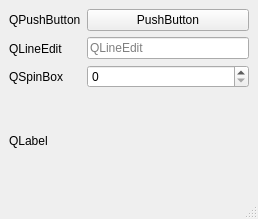
<?xml version="1.0" encoding="UTF-8"?>
<ui version="4.0">
 <class>MainWindow</class>
 <widget class="QMainWindow" name="MainWindow">
  <property name="geometry">
   <rect>
    <x>0</x>
    <y>0</y>
    <width>258</width>
    <height>219</height>
   </rect>
  </property>
  <property name="windowTitle">
   <string>MainWindow</string>
  </property>
  <widget class="QWidget" name="centralwidget">
   <layout class="QVBoxLayout" name="verticalLayout_4">
    <item>
     <layout class="QVBoxLayout" name="verticalLayout_3">
      <item>
       <layout class="QHBoxLayout" name="horizontalLayout">
        <item>
         <layout class="QVBoxLayout" name="verticalLayout_2">
          <item>
           <widget class="QLabel" name="label">
            <property name="text">
             <string>QPushButton</string>
            </property>
           </widget>
          </item>
          <item>
           <widget class="QLabel" name="label_2">
            <property name="text">
             <string>QLineEdit</string>
            </property>
           </widget>
          </item>
          <item>
           <widget class="QLabel" name="label_3">
            <property name="text">
             <string>QSpinBox</string>
            </property>
           </widget>
          </item>
         </layout>
        </item>
        <item>
         <layout class="QVBoxLayout" name="verticalLayout">
          <item>
           <widget class="QPushButton" name="pushButton">
            <property name="text">
             <string>PushButton</string>
            </property>
           </widget>
          </item>
          <item>
           <widget class="QLineEdit" name="lineEdit">
            <property name="placeholderText">
             <string>QLineEdit</string>
            </property>
           </widget>
          </item>
          <item>
           <widget class="QSpinBox" name="spinBox"/>
          </item>
         </layout>
        </item>
       </layout>
      </item>
      <item>
       <widget class="QLabel" name="label_4">
        <property name="text">
         <string>QLabel</string>
        </property>
       </widget>
      </item>
     </layout>
    </item>
   </layout>
  </widget>
  <widget class="QMenuBar" name="menubar">
   <property name="geometry">
    <rect>
     <x>0</x>
     <y>0</y>
     <width>258</width>
     <height>33</height>
    </rect>
   </property>
  </widget>
  <widget class="QStatusBar" name="statusbar"/>
 </widget>
 <resources/>
 <connections/>
</ui>
